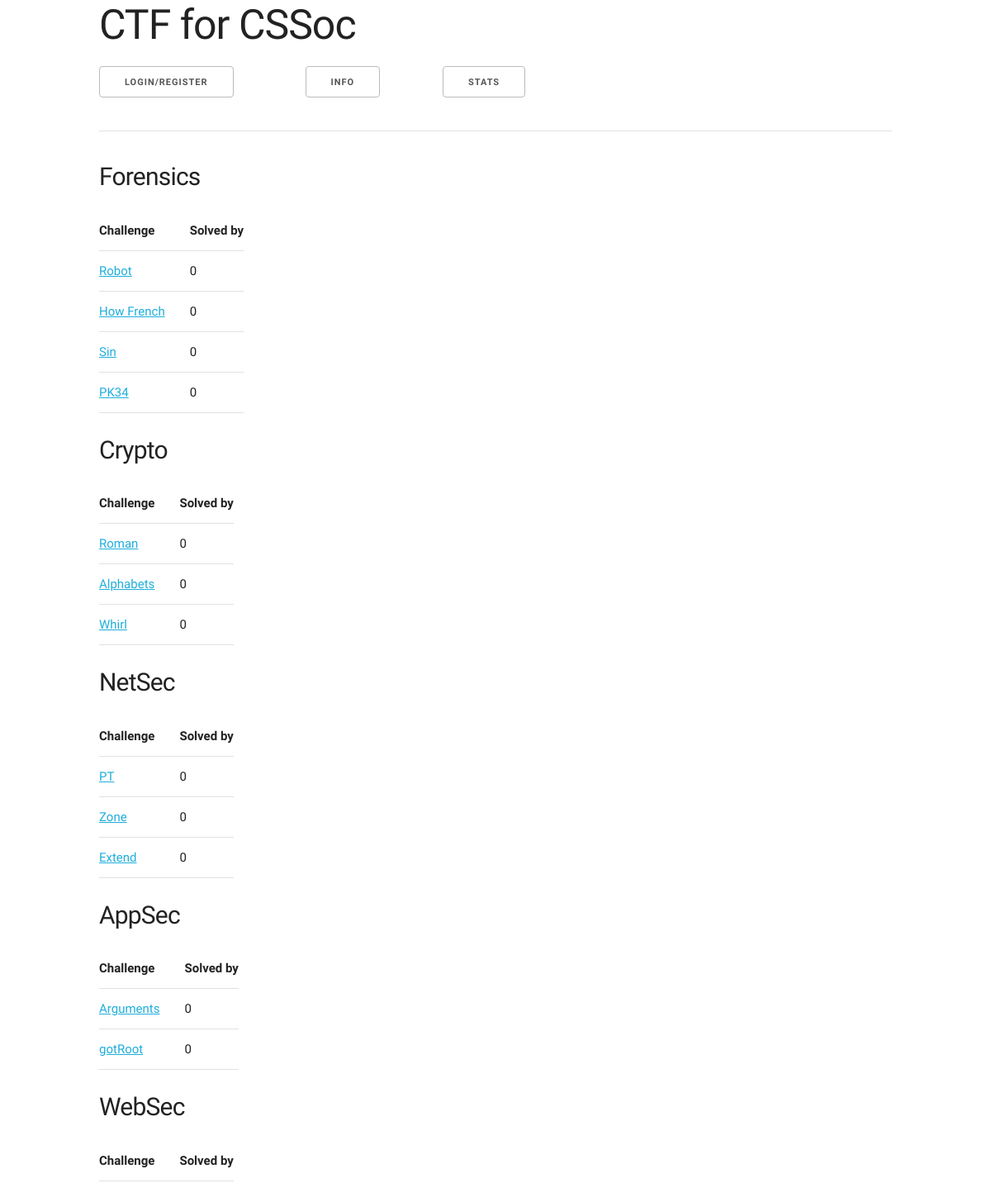
The app's page /stats/challenge/ with its own data.
### challenges/models.py (models this page shows, shortened)
class Category(models.Model):
    name = models.CharField(max_length=50)

class Challenge(models.Model):
    name = models.CharField(max_length=50)
    text = models.TextField()
    solution = models.CharField(max_length=255)
    eta = models.IntegerField(default=1)
    rank = models.IntegerField()
    cat = models.ForeignKey(Category, null=True)
    unlockedBy = models.ManyToManyField(Team, blank=True)
    class Meta:
        unique_together = ('rank', 'cat')

### stats/views.py (the view)
def challengeView(request):
    numOfCategories = Category.objects.all().count()
    categoryInfo = [None] * numOfCategories
    for x in range(numOfCategories):
        currentCategory = Category.objects.all()[x]
        categoryName = currentCategory.name
        challenges = Challenge.objects.filter(cat = currentCategory)
        challengeInfo = [None] * challenges.count()
        for y in range(challenges.count()):
            currentChallenge = challenges[y]
            currentName = currentChallenge.name
            numSolvedBy = SolvedChallenge.objects.filter(challenge = currentChallenge).count()
            challengeInfo[y] = {'name':currentName, 'solved':numSolvedBy,
                    'id':currentChallenge.id}
        categoryInfo[x] = {'name':categoryName, 'challenges':challengeInfo}
    return render(request, 'stats/challenge.html',
            {'base':'base.html', 'user':request.user, 'challenges':categoryInfo})

### stats/templates/stats/challenge.html (shortened to what this page needs)
{% extends base %}
{% block body %}
{% if challenges %}
{% for cat in challenges %}
<h4>{{cat.name}}</h4>
<table>
	<thead>
		<tr>
			<th>Challenge</th>
			<th>Solved by</th>
		</tr>
	</thead>
	<tbody>
{% for chal in cat.challenges %}
<tr>
	<td><a href="{{chal.id}}">{{chal.name}}</a></td>
       	<td>{{chal.solved}}</td>
</tr>
{%endfor%}
	</tbody>
</table>
{%endfor%}
	{%endif%}
{% endblock %}

### challenges/static/skeleton.css (style rules this page uses)
html { font-size: 62.5%; }
body { font-size: 1.5em; line-height: 1.6; font-weight: 400; font-family: "Raleway", "HelveticaNeue", "Helvetica Neue", Helvetica, Arial, sans-serif; color: #222; }
h1, h2, h3, h4, h5, h6 { margin-top: 0; margin-bottom: 2rem; font-weight: 300; }
h4 { font-size: 2.4rem; line-height: 1.35; letter-spacing: -.08rem; }
@media (min-width: 550px) { h4 { font-size: 3.0rem; } }
a { color: #1EAEDB; }
th, td { padding: 12px 15px; text-align: left; border-bottom: 1px solid #E1E1E1; }
th:first-child, td:first-child { padding-left: 0; }
th:last-child, td:last-child { padding-right: 0; }
pre, blockquote, dl, figure, table, p, ul, ol, form { margin-bottom: 2.5rem; }

### records on screen
Category: name "Forensics"
Challenge: name "Robot"
Challenge: name "How French"
Challenge: name "Sin"
Challenge: name "PK34"
Category: name "Crypto"
Challenge: name "Roman"
Challenge: name "Alphabets"
Challenge: name "Whirl"
Category: name "NetSec"
Challenge: name "PT"
Challenge: name "Zone"
Challenge: name "Extend"
Category: name "AppSec"
Challenge: name "Arguments"
Challenge: name "gotRoot"
Category: name "WebSec"

### other values on screen
{{ chal.solved }} "0" "0" "0" "0" "0" "0" "0" "0" "0" "0" "0" "0"
